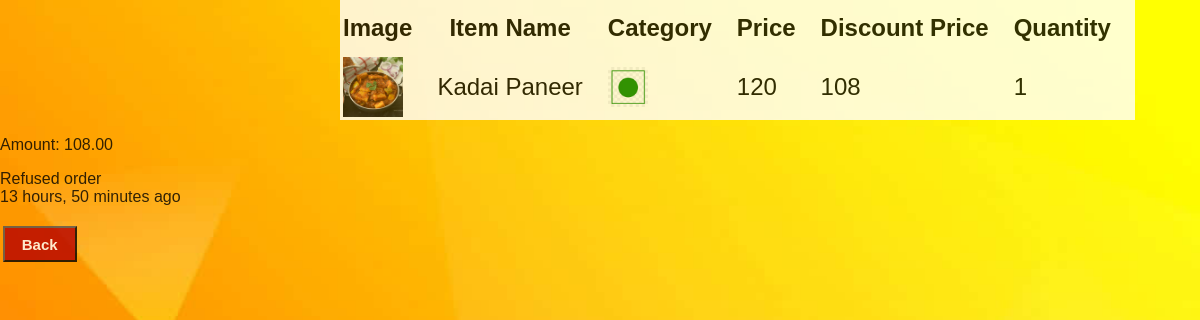
Page /order_view/35/ (signed in) on the committed database.
### base/models.py (models this page shows, shortened)
class OrderItem(models.Model):
    order = models.ForeignKey(Order, on_delete=models.CASCADE)
    items = models.ForeignKey(Items, on_delete=models.CASCADE)
    quantity = models.IntegerField()
    rating = models.DecimalField(max_digits=3, decimal_places=2, validators=[MinValueValidator(0.0), MaxValueValidator(5.0)],null=True)

class Items(models.Model):
    class Cusine(models.TextChoices):
        NORTH_INDIAN = 'NORTH INDIAN', 'north indian'
        CHINESE = 'CHINESE', 'chinese'
        SOUTH_INDIAN = 'SOUTH INDIAN', 'south indian'
        WESTERN = 'WESTERN', 'western'
    name = models.CharField(max_length=40)
    price = models.DecimalField(max_digits=5, decimal_places=2)
    description = models.TextField(max_length=200, null=True)
    category = models.CharField(max_length=8, choices=CustomerProfile.Preferences.choices ,default=CustomerProfile.Preferences.VEG)
    image = models.ImageField(upload_to="items/")
    quantity = models.PositiveIntegerField(null=True, validators=[MinValueValidator(0),])
    rating = models.DecimalField(max_digits=3, decimal_places=2, validators=[MinValueValidator(0.0), MaxValueValidator(5.0)], default=0,null=True)
    restaurant = models.ForeignKey(Restaurant,on_delete=models.CASCADE)
    offer = models.IntegerField(validators=[MaxValueValidator(100),MinValueValidator(0)],default=0)
    cusine = models.CharField(max_length=20, choices= Cusine.choices, default= Cusine.SOUTH_INDIAN)

class Order(models.Model):
    created_on = models.DateTimeField(auto_now_add=True)
    updated = models.DateTimeField(auto_now=True)
    rating = models.DecimalField(max_digits=3, decimal_places=2, validators=[MinValueValidator(0.0), MaxValueValidator(5.0)],null=True)
    items = models.ManyToManyField(Items, related_name="placed", through='OrderItem')
    amount = models.DecimalField(max_digits=5, decimal_places=2)
    deliverer = models.ForeignKey(Deliverer, on_delete=models.DO_NOTHING, null=True)
    customer = models.ForeignKey(Customer, on_delete=models.CASCADE, related_name='foodorder')
    delivered = models. IntegerField(default=0)
    address = models.ForeignKey(Addresses, on_delete=models.DO_NOTHING, null=True)
    restaurant = models.ForeignKey(Restaurant, on_delete=models.CASCADE, null=True)
    class Meta:
        ordering = ['-created_on',]

### base/views.py (the view, shortened to what this page needs)
# urls.py: path('order_view/<str:pk>/', views.viewOrder, name='order-view'),
@login_required(login_url='login')
def viewOrder(request,pk):
    orderitem = OrderItem.objects.all().filter(order_id = pk).select_related('items','order')
    order = Order.objects.get(id=pk)
    return render(request,"base/order_view.html", {'orderitem':orderitem, 'order' : order})

### base/templates/base/order_view.html (shortened to what this page needs)
{%load static%}
{%load mathfilters%}
<head>
    <link rel="stylesheet" href="{%static 'styles/style.css'%}" />
</head>
<body class = 'bg'>
    <div>
        <table class='pending-table' >
            <tr>
                <th> Image </th>
                <th> Item Name </th>
                <th> Category</th>
                <th> Price </th>
                <th> Discount Price </th>
                <th> Quantity </th>
            </tr>
            {% for item in orderitem %}
                <tr>
                    <td> <img class="menu-item-image" src="{{item.items.image.url }}" width="60px" height="60px"/> </td>
                    <td> {{item.items.name}} </td>
                    <td>
                    {%if item.items.category == 'VEG' %}
                        <img src = "{%static 'images/veg.png'%}" width='40px' height='40px'/>
                    {%else%}
                        <img src = "{%static 'images/nonveg.png'%}" width='40px' height='40px'/>
                    {%endif%}
                    </td>
                    <td> {{item.items.price|floatformat:"0"}} </td>
                    <td class='offer'>
                        {%with off=item.items.price|mul:item.items.offer|div:100%}
                            {{item.items.price|sub:off|floatformat:"0"}}
                        {% endwith %}
                    </td>
                    <td > {{item.quantity}}</td>
                </tr>
            {% endfor %}
        </table>
        <p> Amount: {{order.amount}} </p>
        {%if request.user.role == 'CUSTOMER' %}
        <div>
            {%if order.delivered == 4 %}
                Delivered
            {%elif order.delivered == 3 %}
                On the way
            {%elif order.delivered == 2 %}
                Ready for pickup
            {%elif order.delivered == 1 %}
                Preparing
            {%elif order.delivered == 0 %}
                Ordered
            {%else%}
                Refused order
            {%endif%}
        </div>
        {%elif request.user.role == 'OWNER' and order.delivered == 0 %}
        <form method='POST'>
            {% csrf_token %}
            <input type='submit' name='accept' value='Accept'/>
            <input type='submit' name='refuse' value='Refuse'/>
        </form>
        {%endif%}
        <div>
            {{order.created_on|timesince}} ago
        </div>
        <div>
            <a href = "{% url 'home' %}" >
                <button class = 'login-button'>
                    Back
                </button>
            </a>
    </div>
</body>

### static/styles/style.css (style rules this page uses)
* { font-family: Arial, Helvetica, sans-serif; }
body { margin:0px; }
.login-button { background-color: rgb(182, 0, 0); color: white; height: 36px; width: 74px; font-weight: bold; font-size: 15px; cursor: pointer; margin-left: 2.7px; margin-top: 20; }
.pending-table { margin-top:0; margin-left: 340; font-size:x-large; line-height: 50px; background-image: url("../images/white.jpg"); }
tr th,tr td { padding-right: 22; }
.bg { background-image: url('../images/order.jpg'); background-size: 100% 100%; opacity: 80%; height:100vh; }

### rows in the picture
OrderItem: items.image (picture), items.name "Kadai Paneer", items.price "120", items.price|sub "108", quantity "1"
Order: amount "108.00", created_on "13 hours, 50 minutes"
